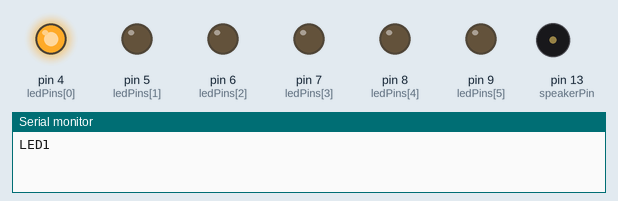
The sketch below on a simulated Arduino Uno, built with avr-gcc and run on an emulated ATmega328P. Shown: output pins drawn as LEDs (lit = HIGH), buzzer (waves = sounding), the last lines printed to the serial monitor.

Above: at 0.6 s.
At 2.6 s:
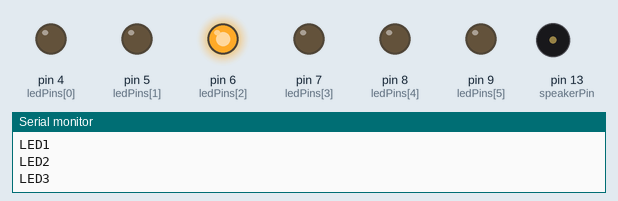
At 4.6 s:
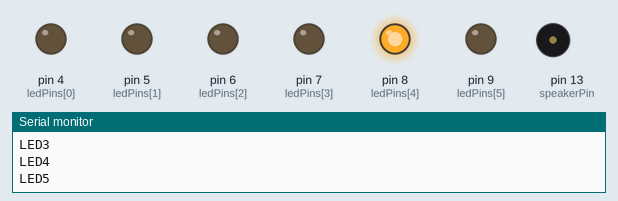
At 5.6 s:
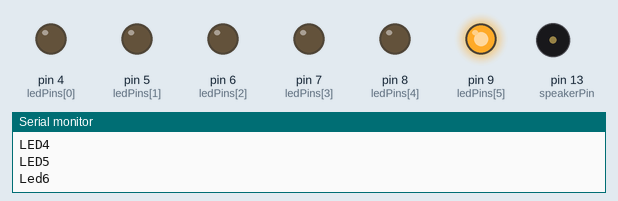
At 7.6 s:
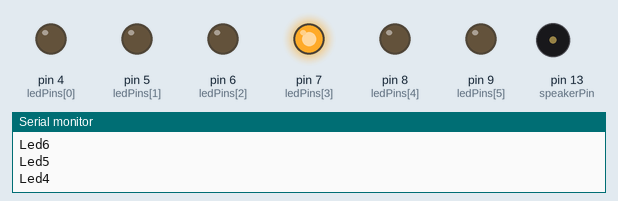
At 9.6 s:
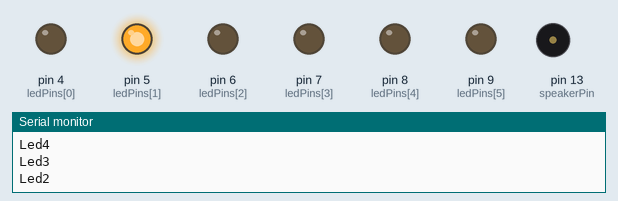
Timing chart, 0 to 13.0 s (numbered marks = the images above):
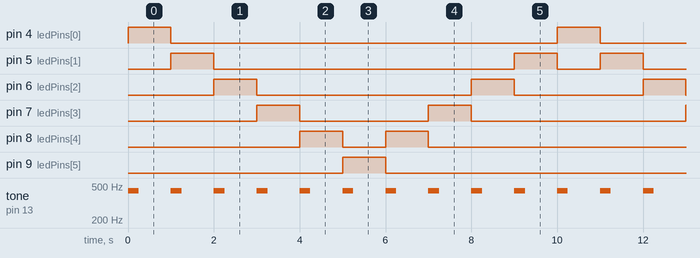

Measured:
- by itself, pin 4 (ledPins[0]), pin 9 (ledPins[5]): alternates HIGH for 1.0 s and LOW for 9.0 s
- by itself, pin 5 (ledPins[1]): repeats every 10.0 s: LOW 7.0 s, HIGH 1.0 s, LOW 1.0 s, HIGH 1.0 s
- by itself, pin 6 (ledPins[2]): repeats every 10.0 s: LOW 5.0 s, HIGH 1.0 s, LOW 3.0 s, HIGH 1.0 s
- by itself, pin 7 (ledPins[3]): repeats every 10.0 s: LOW 3.0 s, HIGH 1.0 s, LOW 5.0 s, HIGH 1.0 s
- by itself, pin 8 (ledPins[4]): repeats every 10.0 s: LOW 1.0 s, HIGH 1.0 s, LOW 7.0 s, HIGH 1.0 s
- by itself, tone on pin 13 (speakerPin): alternates 440 Hz for 0.25 s and silent for 0.75 s

The sketch:

DrivingMultMod.ino
```cpp
/*
Name: Jack Bergin
Date: 10/11/18
Class: Electrical Engineering(H)
Lab: Driving Multiple Leds Modification
Description:
In this modification I have created a pong simulation in which
the light from the led is rallied back and fourth between leds
and a speaker is used to generate a pong sounding effect.
*/
const int a = 440; //This is the frequency we want the speaker to play at
const int speakerPin = 13; //This is the pin for the speaker

int ledPins[] = {4,5,6,7,8,9}; //This array holds the values for the pin numbers of the leds

void setup()
{
  pinMode(speakerPin, OUTPUT); //Identifies that power will be given to speaker

  for(int index = 0; index <= 5; index++)//Quickly initalizes all of the led pins as output pins
  {
       pinMode(ledPins[index],OUTPUT);
  }

  Serial.begin(9600); //Begins serial monitor
}


void loop()
{
   pong();//Creates a better ping pong simulation between the lights.
}

//This method in my opinion is better than the tone method because there is less information you need to plug in
void beep(int note, int duration)
{
  //Play tone on buzzerPin
  tone(speakerPin, note, duration);
}

void pong()
{
  int delayTime = 1000; // 1 second pause inbetween LEDs

  //Fence post error solution
  digitalWrite(ledPins[0], HIGH);  // turn LED on
  Serial.println("LED1");

  beep (a, 250); //Plays frequency for 250 milliseconds

  delay(1000); // pauses LED on for 1 second
  digitalWrite(ledPins[0], LOW); // turns LED off

  //Goes through leds 1-4 in a ping pong fashion
  for(int index = 1; index <= 4; index++)
  {
     digitalWrite(ledPins[index], HIGH);  // turn LED on

     //Prints out in serial monitor which led is being turned on
     Serial.print("LED");
     Serial.println(index+1);

     beep (a, 250); //Again plays the pong frequency
     delay(delayTime); // pauses LED on for 1 second
     digitalWrite(ledPins[index], LOW); //then turns off the LED
  }

  //Fence post error solution
     digitalWrite(ledPins[5], HIGH);  // turn LED on
     Serial.println("Led6");
     beep (a, 250);
     delay(1000);                 // pause to slow down
     digitalWrite(ledPins[5], LOW);   // turn LED off

  //Goes back the way it came from 4-1.
  //Virtually the same as the loop above but it goes in the reverse order.
  for(int index = 4; index >= 1; index--)
  {
     digitalWrite(ledPins[index], HIGH);  // turn LED on
     Serial.print("Led");
     Serial.println(index+1);
     beep (a, 250);
     delay(delayTime);                 // pause to slow down
     digitalWrite(ledPins[index], LOW);   // turn LED off
  }
}
```
